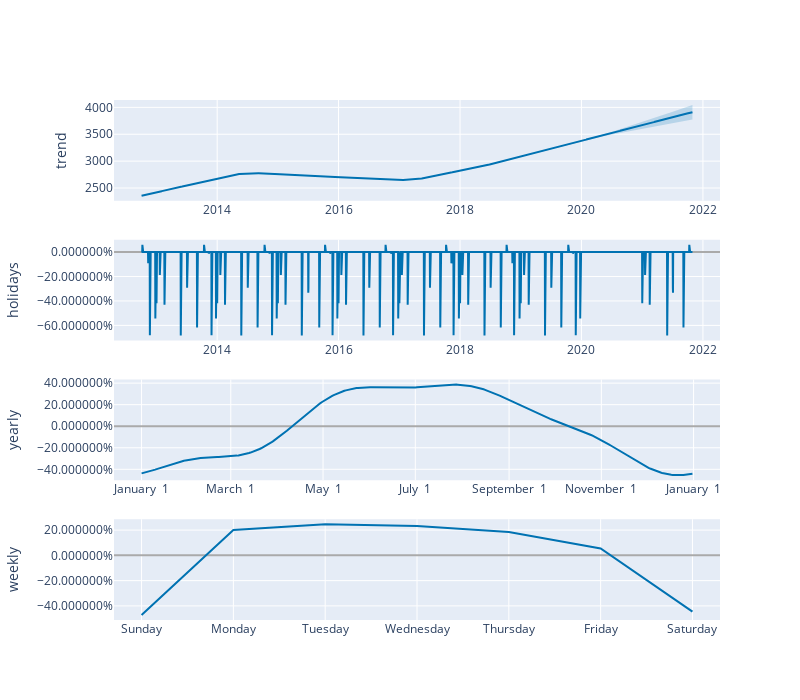

Notebook code cell kept with this figure:
### Code cell
fig = plot_components_plotly(model,
                             forecast,
                             figsize = (800, 175))
py.iplot(fig)

### Figure 1 — Plotly figure (JSON) as saved in the notebook; plotly's stock layout.template omitted (floating-point values rounded to 4 significant figures; data arrays with more than 128 entries replaced by an {"elided": "..."} marker saying what was removed)
{"data": [{"line": {"color": "#0072B2", "width": 2}, "mode": "lines", "name": "trend", "type": "scatter", "x": {"elided": "3315 str values"}, "xaxis": "x", "y": {"elided": "3315 float values"}, "yaxis": "y"}, {"line": {"color": "rgba(0, 114, 178, 0.2)", "width": 0}, "mode": "lines", "name": "trend_upper", "type": "scatter", "x": {"elided": "3315 str values"}, "xaxis": "x", "y": {"elided": "3315 float values"}, "yaxis": "y"}, {"fill": "tonexty", "fillcolor": "rgba(0, 114, 178, 0.2)", "line": {"color": "rgba(0, 114, 178, 0.2)", "width": 0}, "mode": "lines", "name": "trend_lower", "type": "scatter", "x": {"elided": "3315 str values"}, "xaxis": "x", "y": {"elided": "3315 float values"}, "yaxis": "y"}, {"line": {"color": "#0072B2", "width": 2}, "mode": "lines", "name": "holidays", "text": {"elided": "3315 str values"}, "type": "scatter", "x": {"elided": "3315 str values"}, "xaxis": "x2", "y": {"elided": "3315 float values"}, "yaxis": "y2"}, {"line": {"color": "#0072B2", "width": 2}, "mode": "lines", "name": "yearly", "type": "scatter", "x": {"elided": "365 str values"}, "xaxis": "x3", "y": {"elided": "365 float values"}, "yaxis": "y3"}, {"line": {"color": "#0072B2", "width": 2}, "mode": "lines", "name": "weekly", "type": "scatter", "x": ["2017-01-01T00:00:00", "2017-01-02T00:00:00", "2017-01-03T00:00:00", "2017-01-04T00:00:00", "2017-01-05T00:00:00", "2017-01-06T00:00:00", "2017-01-07T00:00:00"], "xaxis": "x4", "y": [-0.4717, 0.2001, 0.2458, 0.2323, 0.1848, 0.05459, -0.4458], "yaxis": "y4"}], "layout": {"height": 700, "showlegend": false, "width": 800, "xaxis": {"anchor": "y", "domain": [0, 1], "range": ["2012-04-20T07:12:00", "2022-04-13T16:48:00"], "type": "date"}, "xaxis2": {"anchor": "y2", "domain": [0, 1], "range": ["2012-04-20T07:12:00", "2022-04-13T16:48:00"], "type": "date"}, "xaxis3": {"anchor": "y3", "domain": [0, 1], "range": ["2016-12-13T18:54:02.958904115", "2018-01-18T11:04:57.863013581"], "tickformat": "%B %e", "type": "date"}, "xaxis4": {"anchor": "y4", "domain": [0, 1], "range": ["2016-12-31T16:48:00", "2017-01-07T07:12:00"], "tickformat": "%A", "type": "date"}, "yaxis": {"anchor": "x", "domain": [0.8063, 1], "rangemode": "normal", "title": {"text": "trend"}, "zerolinecolor": "#AAA"}, "yaxis2": {"anchor": "x2", "domain": [0.5375, 0.7312], "hoverformat": ".2%", "rangemode": "tozero", "tickformat": "%", "title": {"text": "holidays"}, "zerolinecolor": "#AAA"}, "yaxis3": {"anchor": "x3", "domain": [0.2687, 0.4625], "hoverformat": ".2%", "tickformat": "%", "title": {"text": "yearly"}, "zerolinecolor": "#AAA"}, "yaxis4": {"anchor": "x4", "domain": [0, 0.1938], "hoverformat": ".2%", "tickformat": "%", "title": {"text": "weekly"}, "zerolinecolor": "#AAA"}}}
